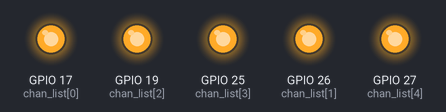
A program run on a simulated Raspberry Pi (BCM pin numbers). Shown: output pins drawn as LEDs (lit = HIGH).

Above: at 0.37 s.
At 0.74 s:
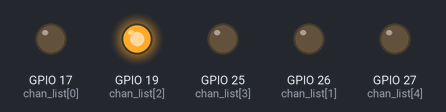
At 0.84 s:
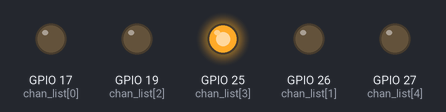
At 1.24 s:
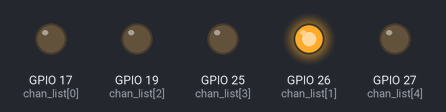
At 2.98 s:
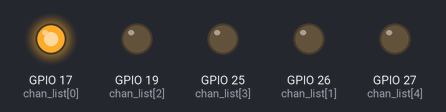
At 5.35 s:
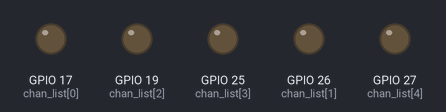
Timing chart, 0 to 5.7 s (numbered marks = the images above):
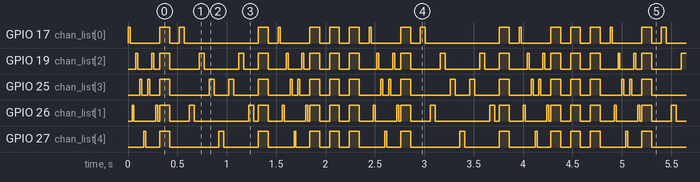

Measured:
- by itself, GPIO 19 (chan_list[2]), GPIO 25 (chan_list[3]), GPIO 26 (chan_list[1]): moves between LOW and HIGH, repeating every 2.4 s
- by itself, GPIO 17 (chan_list[0]): repeats every 2.4 s: LOW 0.30 s, HIGH 0.10 s, LOW 0.10 s, HIGH 0.05 s, LOW 0.75 s, HIGH 0.10 s, LOW 0.10 s, HIGH 0.02 s, LOW 0.30 s, 3 × (HIGH 0.10 s, LOW 0.10 s), HIGH 0.02 s
- by itself, GPIO 27 (chan_list[4]): repeats every 2.4 s: LOW 0.14 s, HIGH 0.10 s, LOW 0.50 s, HIGH 0.05 s, LOW 0.35 s, HIGH 0.10 s, LOW 0.26 s, HIGH 0.02 s, LOW 0.14 s, 2 × (HIGH 0.10 s, LOW 0.10 s), HIGH 0.10 s, LOW 0.26 s, HIGH 0.02 s

The program:

multilights.py
```python
import RPi.GPIO as GPIO
import time

# initialize the GPIO
GPIO.setwarnings(False)
GPIO.setmode(GPIO.BCM)
GPIO.setup(26, GPIO.OUT)
GPIO.setup(19, GPIO.OUT)
GPIO.setup(17, GPIO.OUT)
GPIO.setup(27, GPIO.OUT)
GPIO.setup(25, GPIO.OUT)
GPIO.setup(6, GPIO.IN, pull_up_down=GPIO.PUD_UP)

def blinkOnce(pin):
    GPIO.output(pin, True)
    time.sleep(.02)
    GPIO.output(pin, False)
    time.sleep(.02)

def blinkSlow(pin):
    GPIO.output(pin, True)
    time.sleep(.05)
    GPIO.output(pin, False)
    time.sleep(.05)

def motion(blinkOnce):
    blinkOnce(17)
    blinkOnce(26)
    blinkOnce(19)
    blinkOnce(25)
    blinkOnce(27)
    blinkOnce(25)
    blinkOnce(19)
    blinkOnce(26)

def slow_motion(blinkSlow):
    blinkSlow(17)
    blinkSlow(26)
    blinkSlow(19)
    blinkSlow(25)
    blinkSlow(27)
    blinkSlow(25)
    blinkSlow(19)
    blinkSlow(26)

def all():
    chan_list = (17, 26, 19, 25, 27)
    GPIO.output(chan_list, True)
    time.sleep(.1)
    GPIO.output(chan_list, False)
    time.sleep(.1)


while True:
    motion(blinkOnce)
    all()
    slow_motion(blinkSlow)
    all()
    motion(blinkOnce)
    all()
    all()
    all()

GPIO.cleanup()
```
